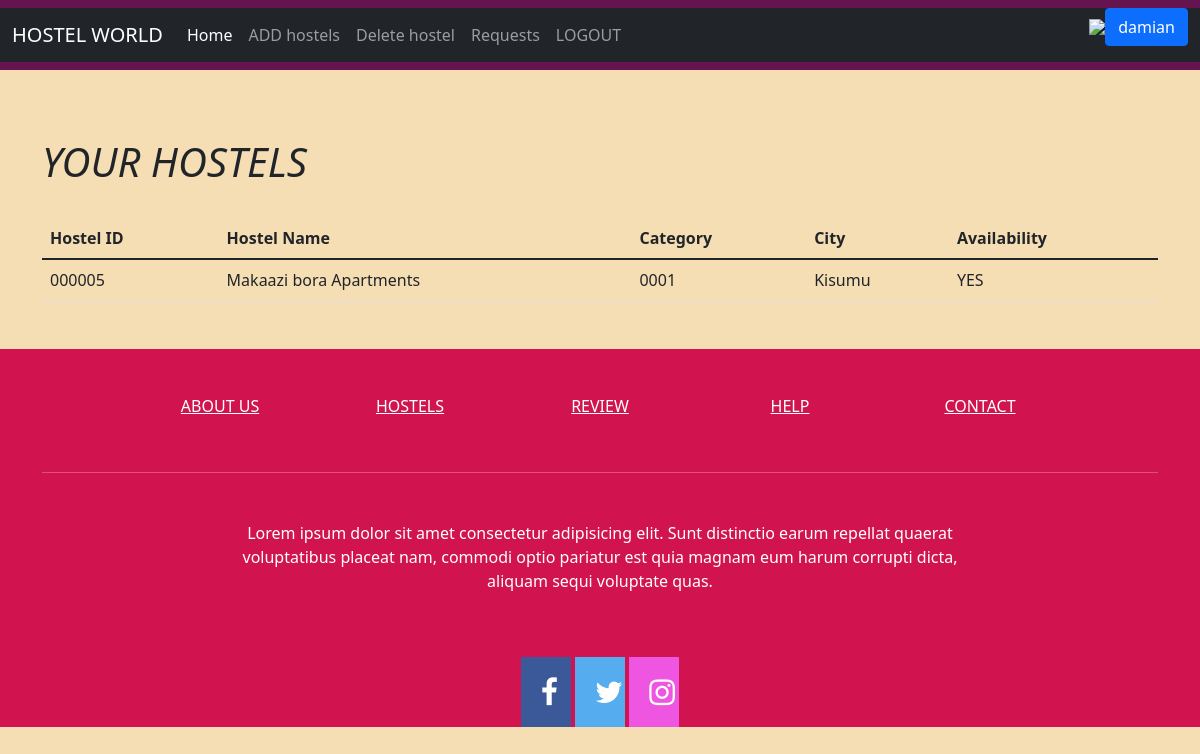
The page /admin_index.php (signed in) on the database its author committed.
### tables this page shows
CREATE TABLE IF NOT EXISTS `hostels` (
  `hostel_id` int(6) UNSIGNED ZEROFILL NOT NULL,
  `hostel_name` varchar(128) NOT NULL,
  `owner_id` int(4) UNSIGNED ZEROFILL DEFAULT NULL,
  `city` varchar(64) DEFAULT NULL,
  `category_id` int(4) UNSIGNED ZEROFILL DEFAULT NULL,
  `contact_no` varchar(64) DEFAULT NULL,
  `pincode` varchar(32) DEFAULT NULL,
  `seat_availability` varchar(64) DEFAULT NULL,
  `county` varchar(64) DEFAULT NULL,
  `charge_triple` float(10,2) DEFAULT NULL,
  `charge_single` float(10,2) DEFAULT NULL,
  `charge_double` float(10,2) DEFAULT NULL,
  `cap_single` int(11) DEFAULT NULL,
  `cap_double` int(11) DEFAULT NULL,
  `cap_triple` int(11) DEFAULT NULL
);

### admin_index.php (the view, shortened to what this page needs)
<?php
$login = $_SESSION['loggin'];
?>
<!doctype html>
<html lang="en">
<head>
    <link href="https://cdn.jsdelivr.net/npm/bootstrap@5.1.3/dist/css/bootstrap.min.css" rel="stylesheet">
    <link rel="stylesheet" href="https://cdnjs.cloudflare.com/ajax/libs/font-awesome/4.7.0/css/font-awesome.min.css">
    <link rel="stylesheet" href="style.css">
    <link rel="stylesheet" href="sweetalert2.min.css">
</head>
<body>
    <?php if (isset($_SESSION['success'])) : ?>
        <div class="error success">
            <h3>
            </h3>
        </div>
    <?php endif ?>
    <div class="navigation">
        <nav class="navbar fixed-top navbar-expand-lg navbar-dark navigations">
            <div class="container-fluid bg-dark">
                <a class="navbar-brand" href="admin_index.php">HOSTEL WORLD</a>
                <div class="collapse navbar-collapse" id="navbarSupportedContent">
                    <ul class="navbar-nav me-auto mb-2 mb-lg-0">
                        <li class="nav-item">
                            <a class="nav-link active" aria-current="page" href="#">Home</a>
                        </li>
                        <li class="nav-item">
                        <li><a class="nav-link" href="addhostels.php">ADD hostels</a></li>
                        </li>
                        <li class="nav-item">
                            <a class="nav-link" href="delhostel.php">Delete hostel</a>
                        </li>
                        <li class="nav-item">
                            <a class="nav-link" href="admin_request.php">Requests</a>
                        </li>
                        <?php
                        if ($login) {
                            echo "</li>
                            <li class='nav-item'>
                       <a class='nav-link'href='index.php?logout='1''>LOGOUT</a>
                        </li>";
                        }
                        ?>
                    </ul>
                    <div class="d-flex">
                        <?php if (isset($_SESSION['username'])) : ?>
                            <p><img src="https://img.icons8.com/metro/26/000000/guest-male.png"><button class="btn btn-primary" type="submit"> <a href="#" style="color: white; text-decoration:none"><?php echo $_SESSION['username']; ?></a></button> </p>
                        <?php endif ?>
                    </div>
        </nav>
    </div>
    <br>
    <br><br>
    <br>
    <div class="container">
        <?php
        include("connection.php");
        $x = $_SESSION['username'];
        $query1 = "SELECT * FROM owners WHERE username='$x'";
        $data1 = mysqli_query($conn, $query1);
        $result1 = mysqli_fetch_assoc($data1);
        $id = $result1['owner_id'];
        $query = "SELECT * FROM hostels where owner_id=$id";
        $data = mysqli_query($conn, $query);
        $total = mysqli_num_rows($data);
        if ($total != 0) {
            echo "<h1 id='top_recom'><i>YOUR HOSTELS</i></h1><br>
                        <table class='table table-hover'>
                            <thead>
                                <tr>
                                    <th scope='col'>Hostel ID</th>
                                    <th scope='col'>Hostel Name</th>
                                    <th scope='col'>Category</th>
                                    <th scope='col'>City</th>
                                    <th scope='col'>Availability</th>
                                </tr>
                            </thead>
                            <tbody>";
            while ($result = mysqli_fetch_assoc($data)) {
                $id = $result['hostel_id'];
                echo "
                    <tr id='$id'>
                    <td>" . $result['hostel_id'] . "</td>
                    <td>" . $result['hostel_name'] . "</td>
                    <td>" . $result['category_id'] . "</td>
                    <td>" . $result['city'] . "</td>
                    <td>" . $result['seat_availability'] . "</td>";
                echo "</tr>";
            }
        } else {
            echo "NO RECORD FOUND!!!";
        }
        ?>
        </tbody>
        </table>
    </div>
    <div class="footer">
        <footer class="text-center text-white" style="background-color:rgb(209 20 80) ;">
            <div class="container">
                <section class="mt-5">
                    <div class="row text-center d-flex justify-content-center pt-5">
                        <div class="col-md-2">
                            <h6 class="text-uppercase font-weight-bold">
                                <a href="/project/about.php" class="text-white">About us</a>
                            </h6>
                        </div>
                        <div class="col-md-2">
                            <h6 class="text-uppercase font-weight-bold">
                                <a href="/project/hostels.php" class="text-white">Hostels</a>
                            </h6>
                        </div>
                        <div class="col-md-2">
                            <h6 class="text-uppercase font-weight-bold">
                                <a href="#!" class="text-white">Review</a>
                            </h6>
                        </div>
                        <div class="col-md-2">
                            <h6 class="text-uppercase font-weight-bold">
                                <a href="/project/contact.php" class="text-white">Help</a>
                            </h6>
                        </div>
                        <div class="col-md-2">
                            <h6 class="text-uppercase font-weight-bold">
                                <a href="/project/contact.php" class="text-white">Contact</a>
                            </h6>
                        </div>
                    </div>
                </section>
                <hr class="my-5" />
                <section class="mb-5">
                    <div class="row d-flex justify-content-center">
                        <div class="col-lg-8">
                            <p>
                                Lorem ipsum dolor sit amet consectetur adipisicing elit. Sunt distinctio earum repellat
                                quaerat voluptatibus placeat nam, commodi optio pariatur est quia magnam eum harum
                                corrupti dicta, aliquam sequi voluptate quas.
                            </p>
                        </div>
                    </div>
                </section>
                <section class="text-center mb-5">
                    <a href="#" class="fa fa-facebook"></a>
                    <a href="#" class="fa fa-twitter"></a>
                    <a href="#" class="fa fa-instagram"></a>
                </section>
            </div>
        </footer>
    </div>
</body>
</html>

### style.css (style rules this page uses)
body { background-color: wheat; }
.navigations { background-color: rgb(102 20 80); }
.fa-facebook { background: #3B5998; color: white; }
.fa-twitter { background: #55ACEE; color: white; }
.fa-instagram { background: #ee55e1; color: white; }
.fa { padding: 20px; font-size: 30px; width: 50px; text-align: center; text-decoration: none; }
.footer { background-color: rgb(102 20 80); background-repeat: no-repeat; background-size: cover; }

### rows shown on the page
hostels: hostel_id "000005", hostel_name "Makaazi bora Apartments", category "0001", city "Kisumu", seat_availability "YES"

### other values the page prints
$_SESSION['username'] "damian"
